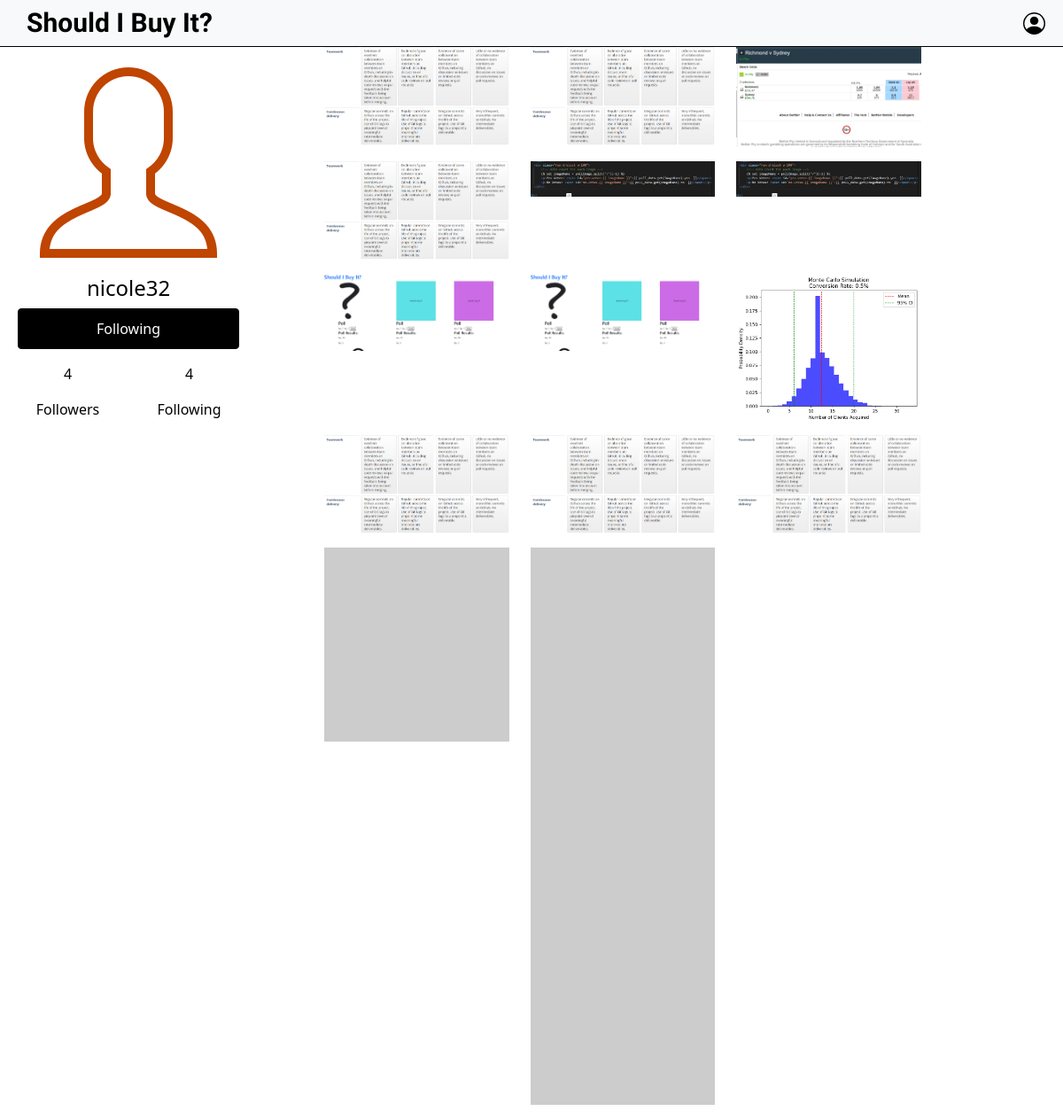
The app's page /user/7 (signed in) with its own data.
### database/models.py (models this page shows, shortened)
class User(db.Model):
    id = db.Column(db.Integer, primary_key=True)
    username = db.Column(db.String(255), unique=True, nullable=False)
    email = db.Column(db.String(255), unique=True, nullable=False)
    password = db.Column(db.String(255), nullable=False)
    profile_picture = db.Column(db.String(255))
    images = db.relationship('Image', backref='user', lazy=True)
    votes = db.relationship('Vote', backref='user', lazy=True)
    comments = db.relationship('Comment', backref='user', lazy=True)
    followers = db.relationship('Follow', foreign_keys='Follow.follower_id', backref='follower', lazy=True)

class Image(db.Model):
    id = db.Column(db.Integer, primary_key=True, autoincrement=True)
    user_id = db.Column(db.Integer, db.ForeignKey('user.id'), nullable=False)
    image_path = db.Column(db.String(255), nullable=False)
    post_title = db.Column(db.String(255), nullable=False)
    post_description = db.Column(db.String(255), nullable=False)
    upload_date = db.Column(db.DateTime, default=datetime.utcnow)
    votes = db.relationship('Vote', backref='image', lazy=True)
    comments = db.relationship('Comment', backref='image', lazy=True)

### user/user.py (the view)
@user.route('/<userid>')
def showUser(userid):
    try:
        return render_template('user.html',
                               user=User.query.get(userid),
                               isFollowing=isFollowing(current_user.id, userid),
                               followers=get_followers_count(userid),
                               following=get_following_count(userid))
    except TemplateNotFound:
        abort(404)

### app.py (called while the page is built)
@login_manager.user_loader
def load_user(id):
    return User.query.get(int(id))

### database/routes.py (called while the page is built)
def isFollowing(current_user_id, followed_user_id):
    if Follow.query.filter_by(follower_id=current_user_id, followee_id=followed_user_id).first() is not None:
        return True
    return False

def get_followers_count(user_id):
    followers_count = Follow.query.filter_by(followee_id=user_id).count()
    return followers_count

def get_following_count(user_id):
    following_count = Follow.query.filter_by(follower_id=user_id).count()
    return following_count

### templates/user.html (shortened to what this page needs)
{% extends "base.html" %}
{% block content %}
    <div class="container mx-2">
        <div class="row justify-content-start vh-100">
            <div class="col-auto profile-head">
                <div class="profile-picture-container">
                    {% if current_user.profile_pic %}
                        <img src="{{ url_for('static', filename='upload_folder/' + user.profile_pic) }}"
                             alt="Profile Picture">
                    {% else %}
                        <img src="{{ url_for('static', filename='upload_folder/user-icon.png') }}"
                             alt="Default Profile Picture">
                    {% endif %}
                </div>
                <h4 class="text-center">{{ user.username }}</h4>
                <div class="w-auto">
                    <button class="btn btn-primary w-100" id="follow-button" onclick="toggleFollow({{ user.id }})">
                        {% if isFollowing %}
                            Following
                        {% else %}
                            Follow
                        {% endif %}
                    </button>
                </div>
                <div class="row justify-content-around w-auto py-3">
                    <div class="col text-center">
                        <p id="followers-count">{{ followers }}</p>
                        <p>Followers</p>
                    </div>
                    <div class="col text-center">
                        <p id="following-count">{{ following }}</p>
                        <p>Following</p>
                    </div>
                </div>
            </div>
            <div class="col container-fluid">
                <div class="row justify-content-center">
                    <div class="col-lg-10">
                        <div class="row image-grid">
                            {% for image in current_user.images[::-1] %}
                                {% if loop.index % 3 == 1 %}
                                    <div class="row">
                                {% endif %}
                            <div class="col-md-4 mb-3">
                                <div class="image-container">
                                    <img src="{{ url_for('static', filename='upload_folder/' + image.image_path) }}"
                                         alt="Uploaded Image" class="img-fluid image-thumbnail">
                                </div>
                            </div>
                            {% if loop.index % 3 == 0 or loop.last %}
                                </div>
                            {% endif %}
                            {% endfor %}
                        </div>
                    </div>
                </div>
            </div>
        </div>
    </div>
{% endblock %}

### static/css/colors.css (style rules this page uses)
:root { --card-light : #F2FCF9; --yes-primary: #BCF7BF; --yes-secondary: #1E341F; --no-primary: #ED1D5B; --no-secondary: #49081C; }

### static/css/styles.css (style rules this page uses)
body { color: #000; background-color: #fff; }
.btn-primary { background-color: #000000; border-color: #ffffff; border-color: #000000; padding: 10px 30px; }

### records on screen
User: username "nicole32"
Image: image_path (picture)
Image: image_path (picture)
Image: image_path (picture)
Image: image_path (picture)
Image: image_path (picture)
Image: image_path (picture)
Image: image_path (picture)
Image: image_path (picture)
Image: image_path (picture)
Image: image_path (picture)
Image: image_path (picture)
Image: image_path (picture)

### other values on screen
{{ followers }} "4"
{{ following }} "4"
